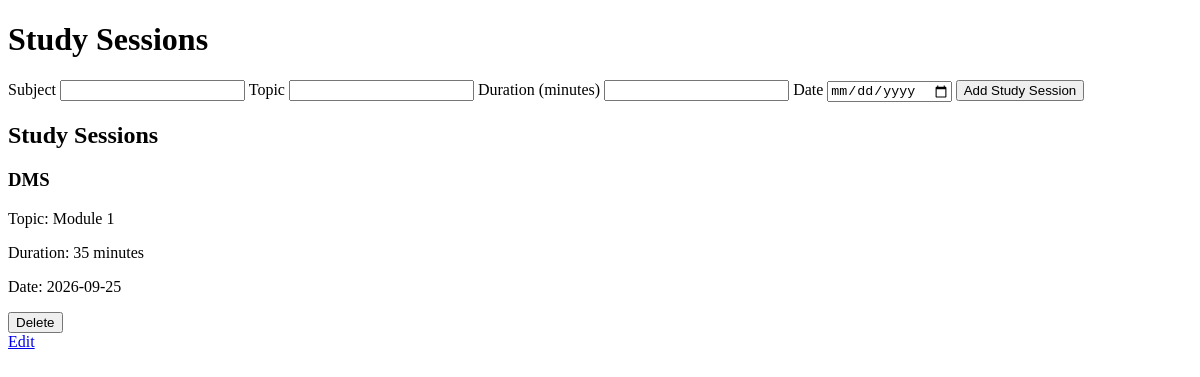
Before: /study-sessions with the older database file.
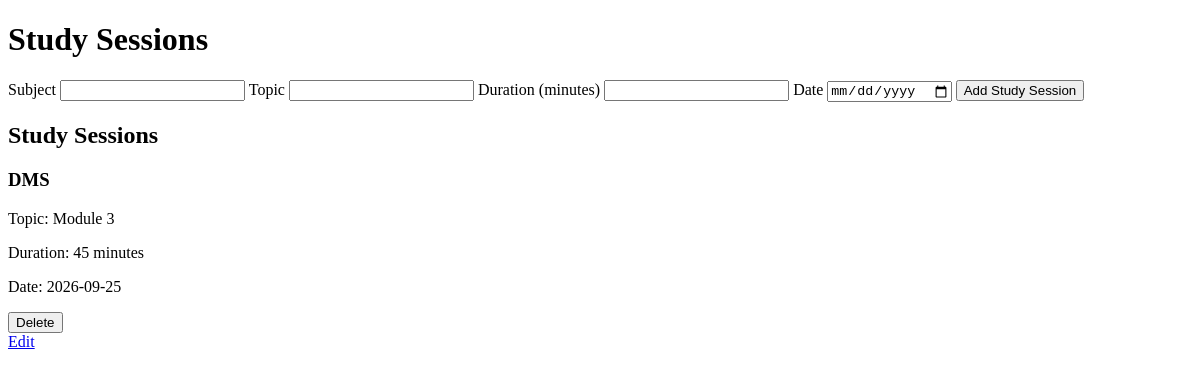
After: the same page with the newer database file.
### tables this page shows
CREATE TABLE study_sessions(
            id INTEGER PRIMARY KEY AUTOINCREMENT,
            subject TEXT,
            topic TEXT,
            duration INTEGER,
            date DATE
        );

### app.py (the view, shortened to what this page needs)
@app.route("/study-sessions", methods=["GET","POST"])
def study_sessions():
    connection = get_db()
    cursor = connection.cursor()
    cursor.execute("SELECT * FROM study_sessions")
    sessions = cursor.fetchall()
    connection.close()
    return render_template("study_sessions.html",sessions=sessions)

### app.py (called while the page is built)
def get_db():
    return sqlite3.connect("tracker.db")

### templates/study_sessions.html (shortened to what this page needs)
<!DOCTYPE html>
<html lang="en">
<head>
</head>
<body>
    <h1>Study Sessions</h1>
    <form method="POST">
        <label>Subject</label>
        <input type="text" name="subject" required>
        <label>Topic</label>
        <input type="text" name="topic" required>
        <label>Duration (minutes)</label>
        <input type="number" name="duration" min="1" required>
        <label>Date</label>
        <input type="date" name="date" required>
        <button type="submit">Add Study Session</button>
        <h2>Study Sessions</h2>
        {% for session in sessions %}
            <div>
                <h3>{{ session[1] }}</h3>
                <p>Topic: {{ session[2] }}</p>
                <p>Duration: {{ session[3] }} minutes</p>
                <p>Date: {{ session[4] }}</p>
            </div>
            <form method="POST" action="/delete-session/{{ session[0] }}">
                <button type="submit" onclick="return confirm('Are you sure you want to delete this study session?')">Delete</button>
            </form>
            <a href="/edit-session/{{ session[0] }}">Edit</a>
        {% endfor %}
</form>
</body>
</html>

Changed rows visible on the page:
changed study_sessions "DMS": topic "Module 1" → "Module 3"; duration "35" → "45"
